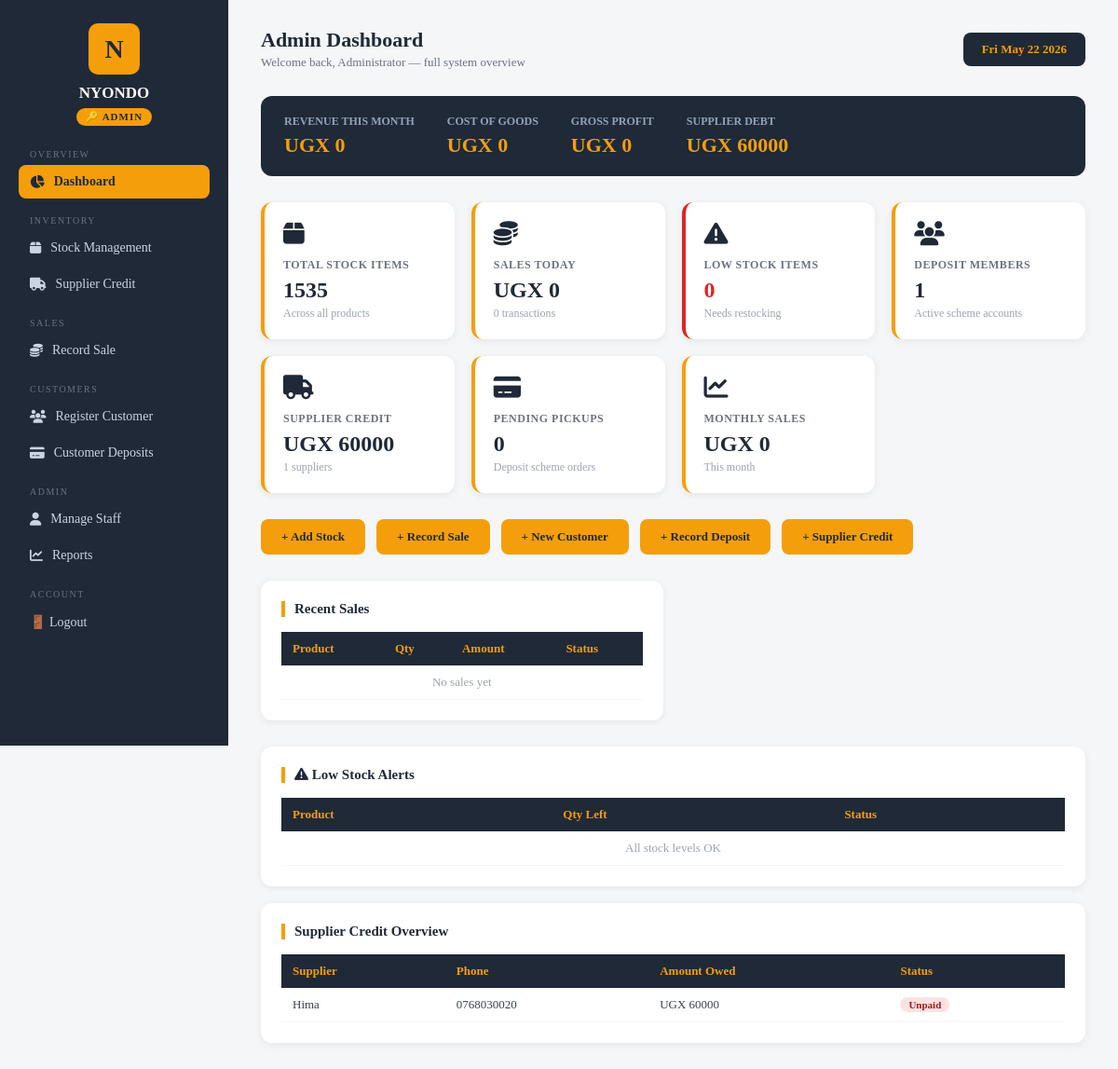
The page /dashboard/admin/ (signed in) on the database as committed earlier.
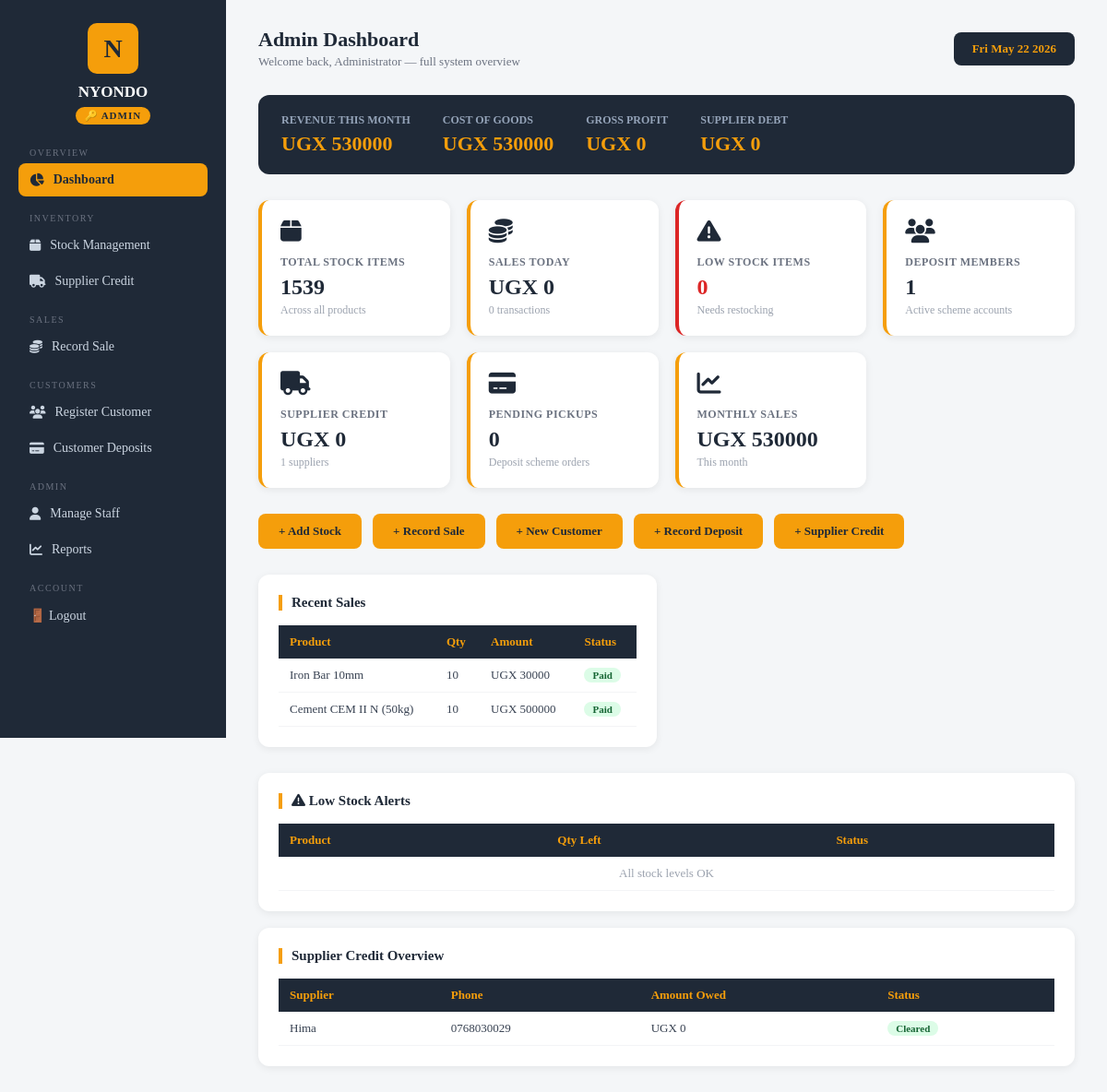
The same page on the database as committed later.
### nyondoapp/models.py (models this page shows, shortened)
class Supplier(models.Model):
    name = models.CharField(max_length=200)
    phone = models.CharField(max_length=20)
    address = models.CharField(max_length=255, blank=True)
    product = models.ForeignKey(Product, on_delete=models.SET_NULL, null=True, blank=True)
    quantity = models.IntegerField(default=0)
    credit_amount = models.DecimalField(max_digits=10, decimal_places=2, default=0)  # how much we owe them
    date_added = models.DateField(auto_now_add=True)

class Sale(models.Model):
    product = models.ForeignKey(Product, on_delete=models.CASCADE)
    quantity = models.IntegerField()
    unit_price = models.DecimalField(max_digits=10, decimal_places=2)  # price at time of sale
    total_price = models.DecimalField(max_digits=10, decimal_places=2)  # quantity x unit_price
    distance_km = models.DecimalField(max_digits=6, decimal_places=2, default=0)  # delivery distance
    transport_fee = models.DecimalField(max_digits=10, decimal_places=2, default=0)  # 0 or 30,000 UGX
    date = models.DateTimeField(auto_now_add=True)

class Product(models.Model):
    name = models.CharField(max_length=200)
    unit_cost = models.DecimalField(max_digits=10, decimal_places=2)  # buying price
    unit_price = models.DecimalField(max_digits=10, decimal_places=2)  # selling price
    quantity = models.IntegerField(default=0)  # current stock level

### nyondoapp/views.py (the view)
# urls.py: path('dashboard/admin/', views.dashboard_admin, name='dashboard_admin'),
@login_required
def dashboard_admin(request):
    role = get_user_role(request.user)
    if role == 'salesperson':
        return redirect('/dashboard/salesperson/')
    if role == 'stockmanager':
        return redirect('/dashboard/stockmanager/')
    today = timezone.now().date()
    this_month = timezone.now().month
    this_year = timezone.now().year
    total_stock = sum(p.quantity for p in Product.objects.all())
    sales_today = Sale.objects.filter(date__date=today)
    sales_today_total = sum(s.total_price for s in sales_today)
    sales_today_count = sales_today.count()
    sales_month = Sale.objects.filter(date__month=this_month, date__year=this_year)
    revenue_month = sum(s.total_price for s in sales_month)
    cost_month = sum(s.unit_price * s.quantity for s in sales_month)
    gross_profit = revenue_month - cost_month
    low_stock = Product.objects.filter(quantity__lt=10)
    low_stock_count = low_stock.count()
    deposit_members = Customer.objects.count()
    pending_pickups = CustomerDeposit.objects.filter(status='ready_pickup').count()
    suppliers = Supplier.objects.all()
    supplier_credit_total = sum(s.credit_amount for s in suppliers)
    supplier_count = suppliers.count()
    recent_sales = Sale.objects.order_by('-date')[:5]
    context = {
        'total_stock': total_stock,
        'sales_today_total': sales_today_total,
        'sales_today_count': sales_today_count,
        'revenue_month': revenue_month,
        'cost_month': cost_month,
        'gross_profit': gross_profit,
        'low_stock': low_stock,
        'low_stock_count': low_stock_count,
        'deposit_members': deposit_members,
        'pending_pickups': pending_pickups,
        'supplier_credit_total': supplier_credit_total,
        'supplier_count': supplier_count,
        'recent_sales': recent_sales,
        'suppliers': suppliers,
    }
    return render(request, 'dashboard_admin.html', context)

### nyondoapp/views.py (called while the page is built)
def get_user_role(user):
    groups = user.groups.values_list('name', flat=True)
    if 'admin' in groups:
        return 'admin'
    elif 'salesperson' in groups:
        return 'salesperson'
    elif 'stockmanager' in groups:
        return 'stockmanager'
    return None

### nyondoapp/templates/dashboard_admin.html (shortened to what the changed rows need)
<!doctype html>
<html lang="en">
  <head>
    <link rel="stylesheet" href="https://cdnjs.cloudflare.com/ajax/libs/font-awesome/6.5.1/css/all.min.css" />
  </head>
  <body>
    <div class="sidebar">
      <h2>NYONDO</h2>
    </div>
    <div class="main">
      <div class="topbar">
        <div>
          <h1>Admin Dashboard</h1>
        </div>
      </div>
      <div class="profit-bar">
        <div class="item">
          <h4>Revenue This Month</h4>
          <div class="v">UGX {{ revenue_month|floatformat:0 }}</div>
        </div>
        <div class="item">
          <h4>Cost of Goods</h4>
          <div class="v">UGX {{ cost_month|floatformat:0 }}</div>
        </div>
        <div class="item">
          <h4>Supplier Debt</h4>
          <div class="v">UGX {{ supplier_credit_total|floatformat:0 }}</div>
        </div>
      </div>
      <div class="cards">
        <div class="card">
          <div class="icon"><i class="fa-solid fa-box"></i></div>
          <h4>Total Stock Items</h4>
          <div class="val">{{ total_stock }}</div>
          <div class="sub">Across all products</div>
        </div>
        <div class="card">
          <div class="icon"><i class="fa-solid fa-truck"></i></div>
          <h4>Supplier Credit</h4>
          <div class="val">UGX {{ supplier_credit_total|floatformat:0 }}</div>
          <div class="sub">{{ supplier_count }} suppliers</div>
        </div>
        <div class="card">
          <div class="icon"><i class="fa-solid fa-chart-line"></i></div>
          <h4>Monthly Sales</h4>
          <div class="val">UGX {{ revenue_month|floatformat:0 }}</div>
          <div class="sub">This month</div>
        </div>
      </div>
      <div class="two-col">
          <div class="box">
            <table>
              <thead>
                <tr>
                  <th>Product</th>
                  <th>Qty</th>
                  <th>Amount</th>
                  <th>Status</th>
                </tr>
              </thead>
              <tbody>
                {% for sale in recent_sales %}
                <tr>
                  <td>{{ sale.product.name }}</td>
                  <td>{{ sale.quantity }}</td>
                  <td>UGX {{ sale.total_price|floatformat:0 }}</td>
                  <td><span class="b-green">Paid</span></td>
                </tr>
                {% empty %}
                <tr>
                  <td colspan="4" style="text-align: center; color: #9ca3af">
                    No sales yet
                  </td>
                </tr>
                {% endfor %}
              </tbody>
            </table>
          </div>
        </div>
      <div class="box">
        <table>
          <thead>
            <tr>
              <th>Product</th>
              <th>Qty Left</th>
              <th>Status</th>
            </tr>
          </thead>
        </table>
      </div>
      <br>
    <div class="box">
      <table>
        <thead>
          <tr>
            <th>Supplier</th>
            <th>Phone</th>
            <th>Amount Owed</th>
            <th>Status</th>
          </tr>
        </thead>
        <tbody>
          {% for supplier in suppliers %}
          <tr>
            <td>{{ supplier.name }}</td>
            <td>{{ supplier.phone }}</td>
            <td>UGX {{ supplier.credit_amount|floatformat:0 }}</td>
            <td>
              {% if supplier.credit_amount > 0 %}
              <span class="b-red">Unpaid</span>
              {% else %}
              <span class="b-green">Cleared</span>
              {% endif %}
            </td>
          </tr>
          {% empty %}
          <tr>
            <td colspan="4" style="text-align: center; color: #9ca3af">
              No suppliers added yet
            </td>
          </tr>
          {% endfor %}
        </tbody>
      </table>
    </div>
  </body>
</html>

Rows that differ between the two databases and show on the page:
added Sale: product.name "Iron Bar 10mm", quantity "10", total_price "30000"
added Sale: product.name "Cement CEM II N (50kg)", quantity "10", total_price "500000"
changed Supplier "Hima": phone "0768030020" → "0768030029"; credit_amount "60000" → "0"; credit_amount "Unpaid" → "Cleared"
Other text that changed with them:
{{ revenue_month|floatformat:0 }}: "0" → "530000"
{{ cost_month|floatformat:0 }}: "0" → "530000"
{{ supplier_credit_total|floatformat:0 }}: "60000" → "0"
{{ total_stock }}: "1535" → "1539"
text no longer shown: "No sales yet"
